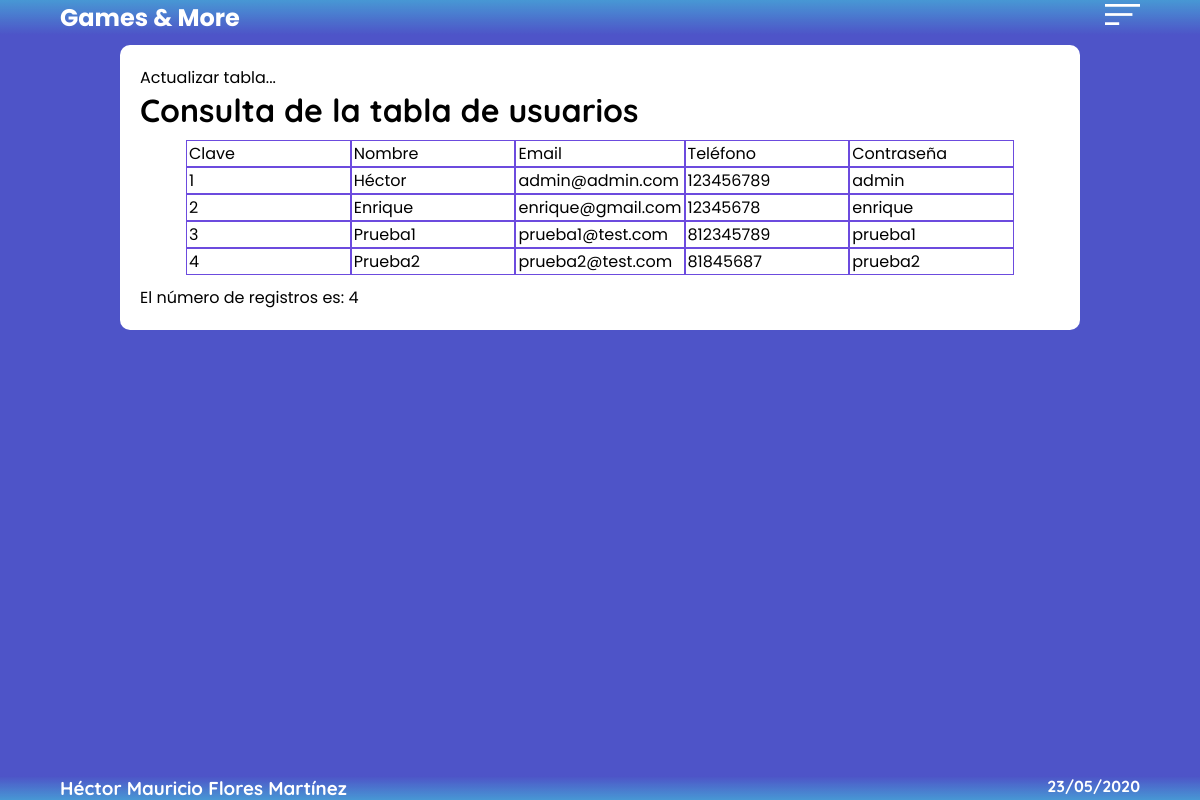
The page /usuarios/consultar.php on the database its author committed.
### tables this page shows
CREATE TABLE `usuarios` (
  `idUsuario` int(5) NOT NULL,
  `nombreUsuario` varchar(50) NOT NULL,
  `emailUsuario` varchar(30) NOT NULL,
  `telUsuario` int(10) NOT NULL,
  `contraUsuario` varchar(50) NOT NULL,
  `isAdmin` tinyint(1) NOT NULL DEFAULT 0
);

### classes/classAdminUsuarios.php (called while the page is built, shortened)
<?php
    include_once "../db.php";
    class Admin extends DB {
        function obtenerUsuarios()
        {
            $query = $this->connect()->query('SELECT * FROM usuarios');
            return $query;
        }
    }
    class ApiUsuarios {
        function getAll()
        {
            $total["items"] = array();
            $usuario = new Admin();
            $resultado = $usuario->obtenerUsuarios();
            if($resultado->rowCount() !== 0)
            {
                while ($row = $resultado->fetch(PDO::FETCH_ASSOC)){
                    $item=array
                    (
                        "_id" => $row['idUsuario'],
                        "nombre" => $row['nombreUsuario'],
                        "email" => $row['emailUsuario'],
                        "tel" => $row['telUsuario'],
                        "contra" => $row['contraUsuario']
                    );
                    array_push($total["items"], $item);
                }
            }
            else
            {
                echo "<script>message('noencontrado')</script>";
            }
            return $total;
        }
    }
?>

### db.php (called while the page is built)
<?php
class DB{
    private $host;
    private $db;
    private $user;
    private $password;
    private $charset;
    public function __construct(){
        $this->host     = "localhost";
        $this->db       = "gamesandmore";
        $this->user     = "root";
        $this->password = "";
        $this->charset  = "utf8";
    }
    function connect(){
        try{
            $connection = "mysql:host=".$this->host.";dbname=" . $this->db . ";charset=" . $this->charset;
            $pdo = new PDO($connection,$this->user,$this->password);
            return $pdo;
        }catch(PDOException $e){
            print_r('Error connection: ' . $e->getMessage());
        }
    }
}
?>

### usuarios/consultar.php (the view, shortened to what this page needs)
<!DOCTYPE html>
<html lang="en">
<head>
    <link rel="stylesheet" href="../css/style.css">
</head>
<body>
    <div class="area">
        <ul class="circles">
        </ul>
    </div>
    <header>
        <h2><a href="../index.php">Games & More</a></h2>
        <button class="hamburger">
            <img src="../img/hamburger.svg" alt="hamburger">
        </button>
    </header>
    <main class="main">
    <a href='consultar.php'>Actualizar tabla...</a>
		<h1>Consulta de la tabla de usuarios </h1>
		<main class="grid-5">
			<section>Clave</section>
			<section>Nombre</section>
			<section>Email</section>
			<section>Teléfono</section>
			<section>Contraseña</section>
			<?php
                require "../classes/classAdminUsuarios.php";
                $productos = new ApiUsuarios;
                $total = $productos->getAll();
                foreach ($total["items"] as $clave => $valor) {
                    print "<section>$valor[_id]</section>";
                    print "<section>$valor[nombre]</section>";
                    print "<section>$valor[email]</section>";
                    print "<section>$valor[tel]</section>";
                    print "<section>$valor[contra]</section>";
                }
				print "</main>";
                $num_Col = count($total["items"]);
                print "<p>El número de registros es: $num_Col</p>";
			?>
    </main>
    <footer>
        <h3>Héctor Mauricio Flores Martínez</h3>
        <h4>23/05/2020</h4>
    </footer>
</body>
</html>

### css/style.css (style rules this page uses)
:root { --c1: #6C4BDE; --c2: #4E54C7; --c3: #4B79DE; --c4: #4898D4; --c1-dark: rgb(73, 51, 151); --c2-dark: rgb(50, 53, 124); --c3-dark: rgb(56, 92, 170); --c4-dark: rgb(43, 94, 133); }
* { margin: 0; padding: 0; -webkit-box-sizing: border-box; box-sizing: border-box; font-family: 'Poppins', sans-serif; }
h1, h2, h3, h4, h5, h6 { font-family: 'Quicksand'; }
img { width: 100%; }
a { text-decoration: none; color: inherit; }
body { margin-bottom: 50px; }
.area { background: #4e54c8; background: -webkit-linear-gradient(to left, #8f94fb, #4e54c8); position: fixed; top: 0; left: 0; right: 0; bottom: 0; z-index: -1; }
.circles { position: absolute; top: 0; left: 0; width: 100%; height: 100%; overflow: hidden; }
header { position: -webkit-sticky; position: sticky; top: 0; left: 0; right: 0; background: -webkit-gradient(linear, left top, left bottom, from(var(--c4)), to(#4e54c752)); background: linear-gradient(to bottom, var(--c4), #4e54c752); color: #fff; display: -ms-grid; display: grid; -ms-grid-columns: 5% 1fr 150px 1fr 35px 5%; grid-template-columns: 5% 1fr 150px 1fr 35px 5%; z-index: 1; }
header h2 { -ms-grid-column: 2; -ms-grid-column-span: 1; grid-column: 2/3; }
header button { -ms-grid-column: 5; -ms-grid-column-span: 1; grid-column: 5/6; width: 35px; outline: none; background: none; border: none; cursor: pointer; }
footer { position: fixed; bottom: 0; left: 0; right: 0; background: -webkit-gradient(linear, left bottom, left top, from(var(--c4)), to(#4e54c752)); background: linear-gradient(to top, var(--c4), #4e54c752); display: -ms-grid; display: grid; -ms-grid-columns: 5% 1fr 1fr 5%; grid-template-columns: 5% 1fr 1fr 5%; color: #fff; }
footer h3 { -ms-grid-column: 2; -ms-grid-column-span: 1; grid-column: 2/3; }
footer h4 { -ms-grid-column-align: right; justify-self: right; }
.grid, .grid-5, .grid-4, .grid-6 { width: 90%; margin: 10px auto; display: -ms-grid; display: grid; -ms-grid-columns: 1fr 1fr 1fr; grid-template-columns: 1fr 1fr 1fr; }
.grid section, .grid-5 section, .grid-4 section, .grid-6 section { position: relative; }
.grid section::before, .grid-5 section::before, .grid-4 section::before, .grid-6 section::before { content: ""; position: absolute; width: 100%; height: 100%; pointer-events: none; cursor: pointer; }
.grid-5 { -ms-grid-columns: 1fr 1fr 1fr 1fr 1fr; grid-template-columns: 1fr 1fr 1fr 1fr 1fr; border-radius: 10px; }
.grid-5 section { padding: 0px 2px; border: 1px solid var(--c1); }
.main { width: 80%; margin: 10px auto; padding: 20px; background: #fff; border-radius: 10px; }

### rows shown on the page
usuarios: valor "1", nombreUsuario "Héctor", emailUsuario "admin@admin.com", telUsuario "123456789", contraUsuario "admin"
usuarios: idUsuario "2", nombreUsuario "Enrique", emailUsuario "enrique@gmail.com", telUsuario "12345678", contraUsuario "enrique"
usuarios: idUsuario "3", nombreUsuario "Prueba1", emailUsuario "prueba1@test.com", telUsuario "812345789", contraUsuario "prueba1"
usuarios: idUsuario "4", nombreUsuario "Prueba2", emailUsuario "prueba2@test.com", telUsuario "81845687", contraUsuario "prueba2"

### other values the page prints
$num_Col "4"
